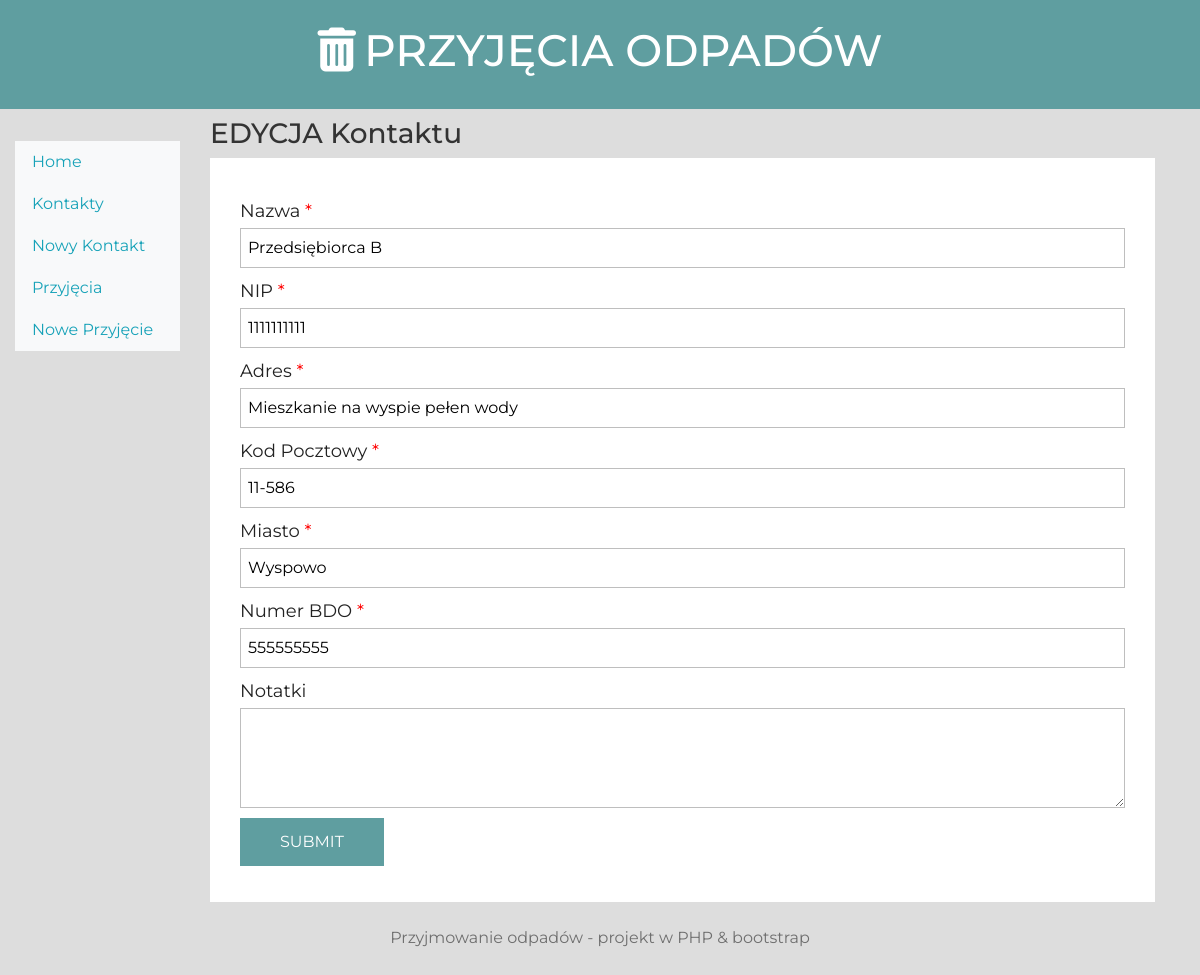
Screenshot of /?module=contacts&action=edit&id=41 with the database file from the repository.
### tables this page shows
CREATE TABLE `contacts` (
  `id` int(11) NOT NULL,
  `name` varchar(250) NOT NULL,
  `nip` varchar(10) NOT NULL,
  `address` varchar(150) NOT NULL,
  `zip_code` varchar(6) NOT NULL,
  `city` varchar(50) NOT NULL,
  `bdo_number` varchar(9) NOT NULL,
  `created` datetime NOT NULL,
  `description` text NOT NULL
);

### src/View.php (called while the page is built, shortened)
<?php
class View
{
  public function render(string $page, array $params): void
  {
    $params = $this->escape($params);
    require_once("templates/layout.php");
  }
    private function escape(array $params): array
    {
        $clearParams =[];
        foreach($params as $key => $param){
            switch(true){
              case is_array($param):
                $clearParams[$key] = $this->escape($param);
              break;
              case $param:
                $clearParams[$key] = htmlentities($param);
              break;
              default:
                $clearParams[$key] = $param;
              break;
            }
        }
        return $clearParams;
     }
}

### src/Controller/ContactController.php (called while the page is built, shortened)
<?php
class ContactController extends AbstractController
{
    private function getContact(): array
    {
      $contactID = (int) $this->request->getParam('id');
          $contact = $this ->contactModel->getContact((int)$contactID);
      return $contact;
    }
    public function editAction(): void
  {
  $contact   = $this->getContact();
    $page = 'editContact';
    $viewParams = [
       'contact' => $contact
    ];
    $this->view->render($page, $viewParams ?? []);
  }
}

### src/Model/AbstractModel.php (called while the page is built, shortened)
<?php
abstract class AbstractModel{
  private function createConnection(array $config): void
  {
    $dsn = "mysql:dbname={$config['database']};host={$config['host']}";
    $this->conn = new PDO(
      $dsn,
      $config['user'],
      $config['password'],
      [
        PDO::ATTR_ERRMODE => PDO::ERRMODE_EXCEPTION
      ]
    );
  }
}

### src/Model/ContactModel.php (called while the page is built, shortened)
<?php
class ContactModel extends AbstractModel
{
public function getContact(int $id):array
{
  try{
    $query = "SELECT * FROM contacts where id = $id";
    $result  = $this->conn->query($query);
    $contact = $result->fetch(PDO::FETCH_ASSOC);
  }catch(Throwable $e){
    throw new StorageException('Nie udało się pobrać kontaktu', 400, $e);
  }
  return $contact;
}
}

### templates/pages/editContact.php (the view, shortened to what this page needs)
<div>
  <h3> EDYCJA Kontaktu</h3>
  <div>
<?php if (!empty($params ['contact'])): ?>
  <?php
     $contact = $params ['contact'] ?? null;
  ?>
    <form class="note-form" action="/?module=contacts&action=edit" method="post">
      <ul>
        <li>
          <label>Nazwa <span class="required">*</span></label>
          <input type="text" name="name" class="field-long"  required maxlength="250"
          value="<?php
          echo $contact['name']
          ?>"          />
        </li>
        <li>
          <label>NIP <span class="required">*</span></label>
          <input type="text" name="nip" class="field-long" required maxlength="10"
          value="<?php
          echo $contact['nip']
          ?>"/>
        </li>
        <li>
          <label>Adres <span class="required">*</span></label>
          <input type="text" name="address" class="field-long"required maxlength="150"
          value="<?php
          echo $contact['address']
          ?>"  />
        </li>
        <li>
          <label>Kod Pocztowy <span class="required">*</span></label>
          <input type="text" name="zip_code" class="field-long" required maxlength="6"
          value="<?php
          echo $contact['zip_code']
          ?>"/>
        </li>
        <li>
          <label>Miasto <span class="required">*</span></label>
          <input type="text" name="city" class="field-long" required maxlength="50"
          value="<?php
          echo $contact['city']
          ?>"/>
        </li>
        <li>
          <label>Numer BDO <span class="required">*</span></label>
          <input type="text" name="bdo_number" class="field-long" required maxlength="9"
          value="<?php
          echo $contact['bdo_number']
          ?>" />
        </li>
        <li>
          <label>Notatki</label>
          <textarea name="description" id="field5" class="field-long field-textarea"  maxlength="1000"
          value="<?php
          echo $contact['description']
          ?>"></textarea>
        </li>
        <li>
          <input type="submit" value="Submit" />
        </li>
      </ul>
    </form>
    <?php else: ?>
        <div> brak danych do wyswietlenia </div>
        <a href ="/"><button> Powrót do listy</button></a>
    <?php endif; ?>
  </div>
</div>

### public/style.css (style rules this page uses)
* { box-sizing: border-box; margin: 0; padding: 0; }
body { font-family: 'Montserrat', sans-serif; color: #333; background-color: #ddd; margin: 0; }
form { background-color: white; padding: 30px 30px 20px 30px; color: #222; }
form li { padding: 0; display: block; list-style: none; margin: 10px 0 0 0; }
form label { margin: 0 0 3px 0; padding: 0px; display: block; color: #222; font-weight: normal; }
form input[type=text], form input[type=date], form input[type=datetime], form input[type=number], form input[type=search], form input[type=time], form input[type=url], form input[type=email], textarea, select { box-sizing: border-box; -webkit-box-sizing: border-box; -moz-box-sizing: border-box; border: 1px solid #BEBEBE; padding: 7px; margin: 0px; outline: none; }
form .field-long { width: 100%; }
form .field-textarea { height: 100px; }
form input[type=submit], form input[type=button] { background: cadetblue; border: none; color: #fff; font-size: 18px; text-transform: uppercase; padding: 12 40px; cursor: pointer; }
form .required { color: red; }
form.note-form li label { font-size: 18px; }
form.note-form input, form.note-form textarea { font-size: 16px; }

### rows the page displays
contacts: name "Przedsiębiorca B", nip "1111111111", address "Mieszkanie na wyspie pełen wody", zip_code "11-586", city "Wyspowo", bdo_number "555555555"
